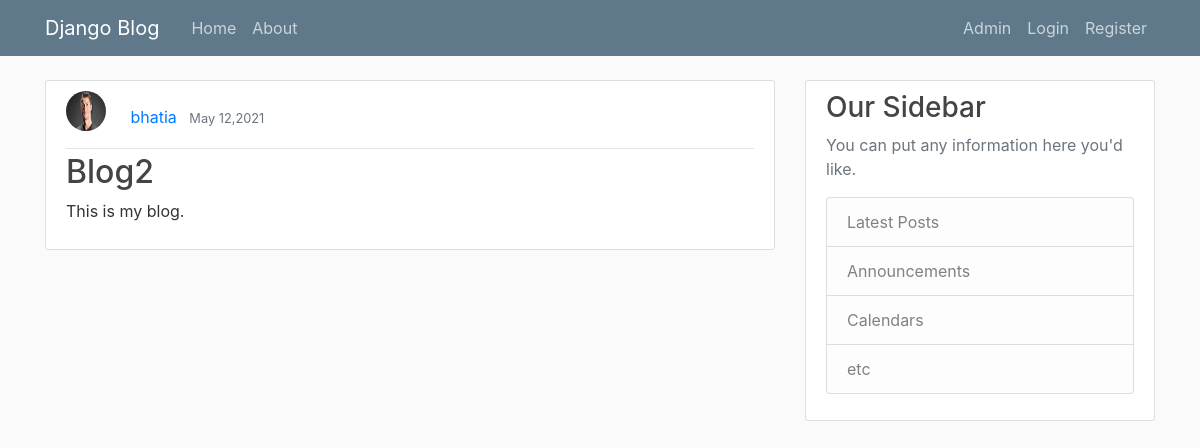
Screenshot of /post/2/detail/ with the database file from the repository.
### blog/models.py (models this page shows, shortened)
class Post(models.Model):
    title= models.CharField(max_length=100)
    content = models.TextField()
    date_posted = models.DateTimeField(default=timezone.now)
    author= models.ForeignKey(User, on_delete=models.CASCADE)

### user/models.py (models this page shows, shortened)
class Profile(models.Model):
    user = models.OneToOneField(User, on_delete=models.CASCADE)
    image = models.ImageField(default='default.jpg', upload_to ='profile_pics')

### blog/views.py (the view)
# urls.py: path('post/<int:pk>/detail/', PostDetailView.as_view(), name = 'post-detail'),
class PostDetailView(DetailView):
    model = Post

### blog/templates/blog/post_detail.html (shortened to what this page needs)
{% extends 'blog/base.html' %}
{% block content %}
     <article class="media content-section">
    <div class="media-body">
      <div class="article-metadata">
      <img style = 'width:40px; height:40px' src="{{ object.author.profile.image.url }}" class="rounded-circle account-img">
        <a class="mr-2" href="{% url 'user-posts' object.author.username %}">{{ object.author }}</a>
        <small class="text-muted">{{ object.date_posted|date:"F d,Y" }}</small>
      </div>
      <h2><a class="article-title" href="#">{{ object.title }}</a></h2>
      <p class="article-content">{{ object.content }}</p>
    </div>
    </article>
{% endblock content %}

### blog/static/blog/main.css (style rules this page uses)
body { background: #fafafa; color: #333333; margin-top: 5rem; }
h1, h2, h3, h4, h5, h6 { color: #444444; }
.content-section { background: #ffffff; padding: 10px 20px; border: 1px solid #dddddd; border-radius: 3px; margin-bottom: 20px; }
.article-title { color: #444444; }
.article-content { white-space: pre-line; }
.article-metadata { padding-bottom: 1px; margin-bottom: 4px; border-bottom: 1px solid #e3e3e3 }
.account-img { height: 125px; width: 125px; margin-right: 20px; margin-bottom: 16px; }

### rows the page displays
Post: author.profile.image (placeholder picture), author "bhatia", date_posted "May 12,2021", title "Blog2", content "This is my blog."
